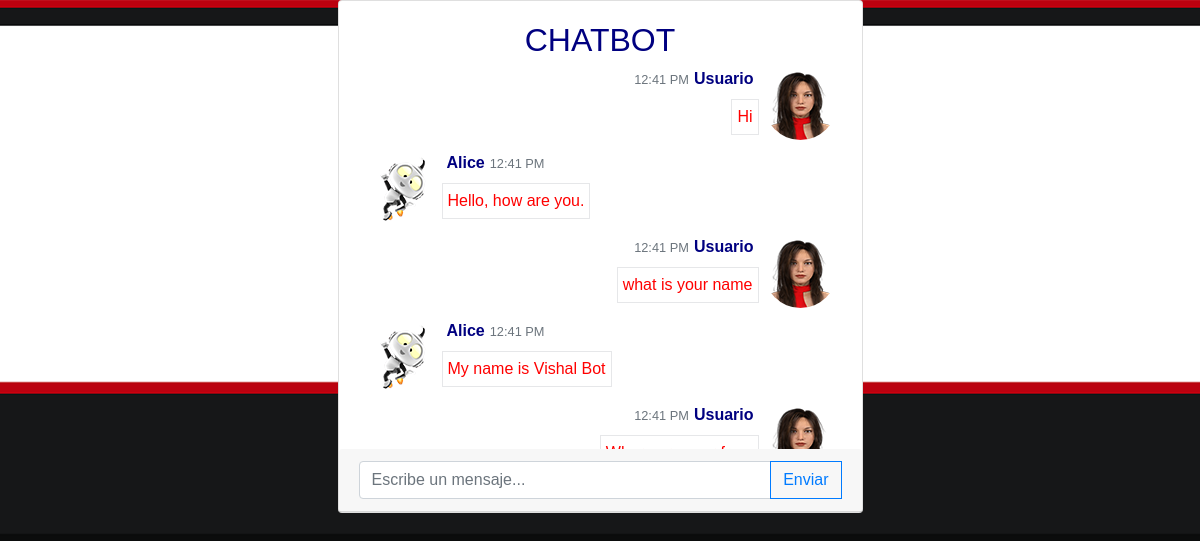
The page / on the database its author committed.
### tables this page shows
CREATE TABLE `message` (
  `id` int(11) NOT NULL,
  `message` text NOT NULL,
  `added_on` datetime NOT NULL,
  `type` varchar(10) NOT NULL
);

### index.php (the view, shortened to what this page needs)
<?php
include('database.inc.php');
?>
<!DOCTYPE html>
<html lang="es">
   <head>
      <link href="//maxcdn.bootstrapcdn.com/bootstrap/4.1.1/css/bootstrap.min.css" rel="stylesheet" id="bootstrap-css">
	  <link href="style.css" rel="stylesheet">
	  <link rel="stylesheet" type="text/css" href="style.css">
   </head>
   <body bgcolor="#00FF00" text="#0099FF">
   <div class="container">
   <div class="col">
         <div class="row justify-content-md-center mb-4">
            <div class="col-md-6">
               <div class="card">
                  <div class="card-body messages-box ">
				  <font color="navy" face="Comic Sans MS,arial">
					 <ul class="list-unstyled messages-list">
					<center><h2>CHATBOT</h2></center>
							<?php
							$res=mysqli_query($con,"select * from message");
							if(mysqli_num_rows($res)>0){
								$html='';
								while($row=mysqli_fetch_assoc($res)){
									$message=$row['message'];
									$added_on=$row['added_on'];
									$strtotime=strtotime($added_on);
									$time=date('h:i A',$strtotime);
									$type=$row['type'];
									if($type=='user'){
										$class="messages-me";
										$imgAvatar="user_avatar.png";
										$name="Usuario";
									}else{
										$class="messages-you";
										$imgAvatar="bot_avatar.png";
										$name="Alice";
									}
									$html.='<li class="'.$class.' clearfix"><span class="message-img"><img src="image/'.$imgAvatar.'" class="avatar-sm rounded-circle"></span><div class="message-body clearfix"><div class="message-header"><strong class="messages-title">'.$name.'</strong> <small class="time-messages text-muted"><span class="fas fa-time"></span> <span class="minutes">'.$time.'</span></small> </div><p class="messages-p">'.$message.'</p></div></li>';
								}
								echo $html;
							}else{
								?>
			           <li></li>
					   <?php
							}
							?>
				    </ul>
				  </div>
                  <div class="card-header">
                    <div class="input-group">
					   <input id="input-me" type="text" name="messages" class="form-control input-sm" placeholder="Escribe un mensaje..." />
				      <span class="input-group-append">
					   <input type="button" class="btn btn-outline-primary" value="Enviar" onClick="send_msg()">
				      </span>
                    </div>
                  </div>
               </div>
            </div>
         </div>
   </div>
      </body>
</html>

### style.css (style rules this page uses)
.messages-box { max-height: 28rem; overflow: auto; }
.messages-title { float: right; margin: 0px 5px; }
.message-img { float: right; margin: 0px 5px; }
.message-header { text-align: right; width: 100%; margin-bottom: 0.5rem; }
.messages-list li.messages-you .messages-title { float: left; }
.messages-list li.messages-you .message-img { float: left; }
.messages-list li.messages-you p { float: left; text-align: left; }
.messages-list li.messages-you .message-header { text-align: left; }
.messages-list li p { max-width: 60%; padding: 5px; border: #e6e7e9 1px solid; }
.messages-list li.messages-me p { float: right; }

### index.php (style rules this page uses)
body,td,th { color: #0033FF; }
body { background-color: #999999; background:url(image/das.png) no-repeat center top; background-size: cover; }
p { color: #FF0000; }

### rows shown on the page
message: type (picture), type "Usuario", added_on "12:41 PM", message "Hi"
message: type "Alice", added_on "12:41 PM", message "Hello, how are you."
message: type (picture), type "Usuario", added_on "12:41 PM", message "what is your name"
message: type "Alice", added_on "12:41 PM", message "My name is Vishal Bot"
message: type (picture), type "Usuario", added_on "12:41 PM"
